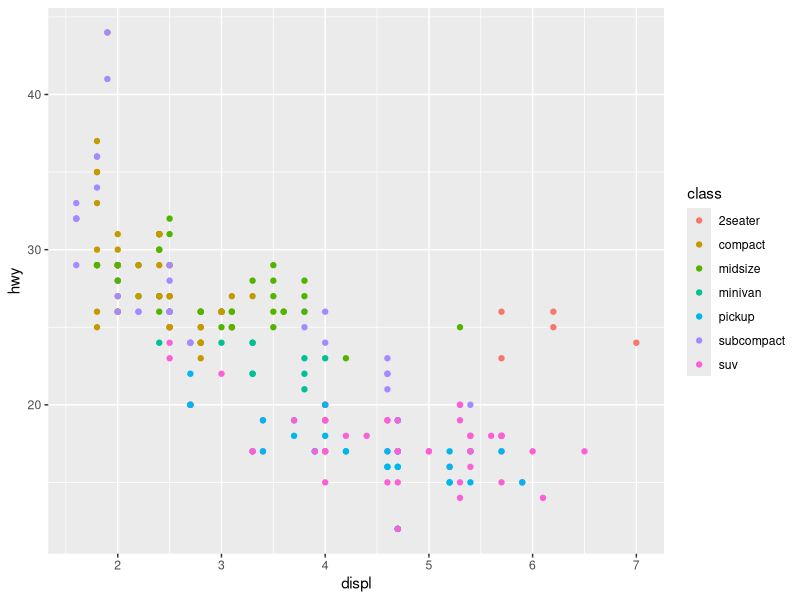
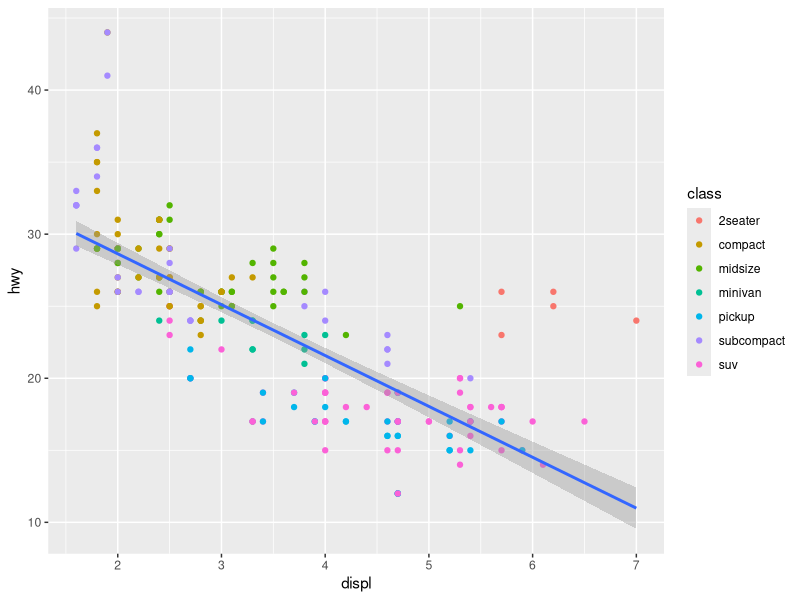
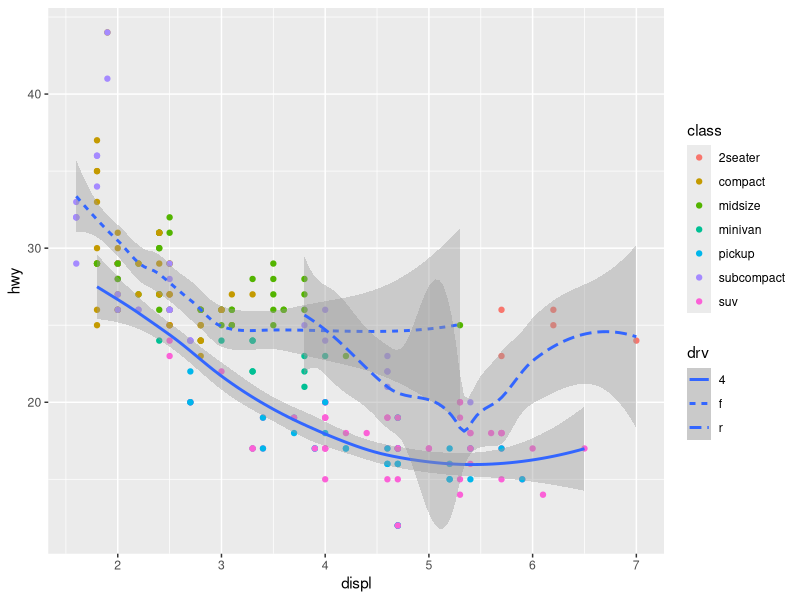

Generate these figures, in order, with R:
## ---- chunk 1
library(ggplot2)
library(tidyverse)
data("mpg")
## ---- chunk 2
knitr::opts_chunk$set(echo = TRUE)
## ---- chunk 3
#1
mpg %>% ggplot(aes(x = displ,y = hwy)) +geom_point(aes(col = class))
## ---- chunk 4
#2
mpg %>% ggplot(aes(x = displ,y = hwy)) +geom_point(aes(col = class)) +geom_smooth(method = "lm")

## ---- chunk 5
#3

mpg %>% ggplot(aes(x = displ,y = hwy))+geom_point(aes(col = class)) +geom_smooth(aes(x = displ, y = hwy, linetype = drv))

## ---- chunk 6

